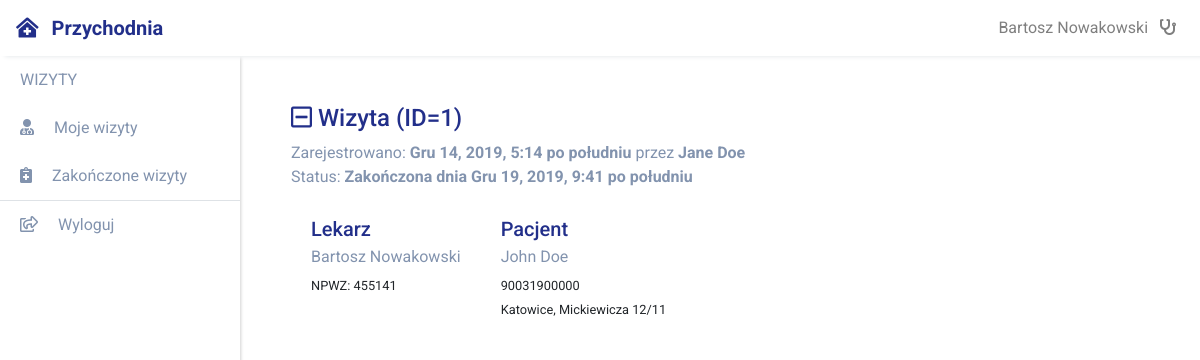
/przychodnia/wizyta/1/ (signed in), run on an earlier commit of the app's database.
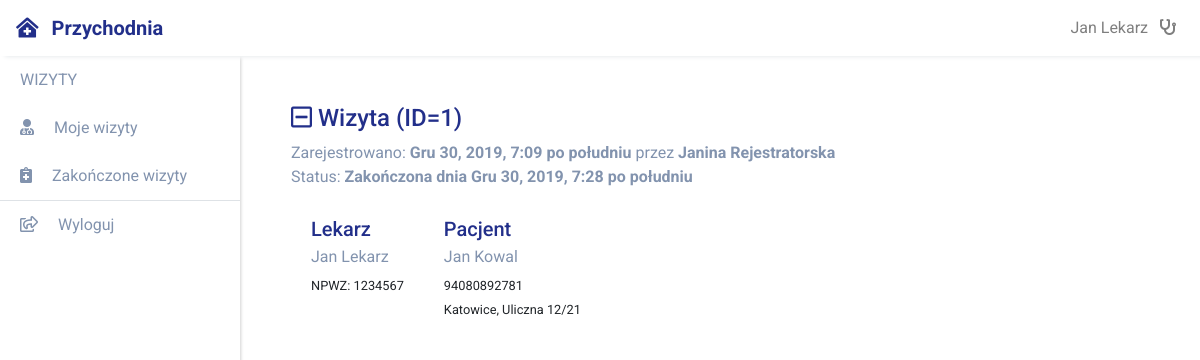
And on a later commit of the database.
### przychodnia_app/models.py (models this page shows)
class Lekarz(CommonProfileModel):
    user = models.OneToOneField(User, on_delete=models.PROTECT)
    role = models.CharField(max_length=16, default="LEKARZ", editable=False)
    npwz = models.CharField("NPWZ", max_length=7, unique=True)
    class Meta:
        verbose_name_plural = "Lekarze"

class Rejestratorka(CommonProfileModel):
    user = models.OneToOneField(User, on_delete=models.PROTECT)
    role = models.CharField(max_length=16, default="REJESTRATORKA", editable=False)
    class Meta:
        verbose_name_plural = "Rejestratorki"

### przychodnia_wizyta/models.py (models this page shows, shortened)
class Wizyta(models.Model):
    STATUS = (
        ("REJ", "Zarejestrowana"),
        ("ZAK", "Zakończona"),
        ("ANUL", "Anulowana")
    )
    opis = models.TextField(null=True, blank=True)
    diagnoza = models.TextField(null=True, blank=True)
    status = models.CharField(null=False, choices=STATUS, max_length=4, default="REJ")
    dt_rej = models.DateTimeField(auto_now_add=True)
    dt_zak_anul = models.DateTimeField(null=True, blank=True)
    pacjent = models.ForeignKey(Pacjent, on_delete=models.PROTECT)
    rejestratorka = models.ForeignKey(Rejestratorka, on_delete=models.PROTECT)
    lekarz = models.ForeignKey(Lekarz, on_delete=models.PROTECT)
    wizyty = WizytaManager()
    class Meta:
        ordering = ["dt_rej"]
        verbose_name_plural = "Wizyty"

### przychodnia_pacjent/models.py (models this page shows, shortened)
class Pacjent(CommonProfileModel):
    adres = models.ForeignKey(Adres, on_delete=models.PROTECT)
    pesel = models.CharField("PESEL", max_length=11, unique=True)
    class Meta:
        verbose_name_plural = "Pacjenci"

class Adres(models.Model):
    miejscowosc = models.CharField("Miejscowość", max_length=32)
    ulica = models.CharField("Ulica", max_length=32)
    nr_domu = models.CharField("Numer domu", max_length=16)
    nr_lokalu = models.CharField("Numer Lokalu", max_length=16)
    def __str__(self):
        return "%s, %s %s/%s" % (self.miejscowosc, self.ulica, self.nr_domu, self.nr_lokalu)
    class Meta:
        verbose_name_plural = "Adresy Zamieszkania"

### przychodnia_app/views/views_przychodnia.py (the view)
@method_decorator(login_required(login_url='/login'), name='dispatch')
@method_decorator(uprawnienia_wspolne_lekarz_rejestratorka, name='dispatch')
class PrzychodniaWizytaDetail(DetailView):
    template_name = "przychodnia_app/wizyta-detail.html"
    context_object_name = "wizyta"
    model = Wizyta
    def get_context_data(self, **kwargs):
        context = super().get_context_data(**kwargs)
        return context

### common/context_processors.py (called while the page is built)
def common_context(request):
    profile = None
    if request.user.is_authenticated:
        if not profile and request.user.role and request.user.role == "REJ":
            profile = Rejestratorka.objects.get(user=request.user)
        if not profile and request.user.role and request.user.role == "LEK":
            profile = Lekarz.objects.get(user=request.user)
    context = {
        "time_now": timezone.now(),
        "pacjenci_count": Pacjent.objects.count(),
        "nowe_wizyty_count": Wizyta.wizyty.get_new().count(),
        "stare_wizyty_count": Wizyta.wizyty.get_old().count(),
        "profile": profile,
    }
    return context

### common/models.py (called while the page is built)
    def __str__(self):
        return "%s %s" % (self.imie, self.nazwisko)

### przychodnia_wizyta/models.py (called while the page is built)
    def get_old(self):
        return self.filter(
            Q(status='REJ') & Q(dt_rej__lte=timezone.now() - timedelta(hours=12)))

    def get_new(self):
        return self.filter(
            Q(status='REJ') & Q(dt_rej__gte=timezone.now() - timedelta(hours=12)))

    def get_queryset(self):
        return WizytaQuerySet(self.model, using=self._db)

    def get_old(self):
        return self.get_queryset().get_old()

### przychodnia_app/templates/przychodnia_app/wizyta-detail.html (shortened to what this page needs)
{% extends 'przychodnia_app/extend/base_przychodnia.html' %}
{% block content %}
<h4><i class="far fa-minus-square"></i>&nbsp;Wizyta (ID={{wizyta.pk}})</h4>
<p class="my-0">
  Zarejestrowano: <b>{{wizyta.dt_rej}}</b> przez <b>{{wizyta.rejestratorka}}</b>
</p>
{% include 'przychodnia_app/include/wizyta_status.html' with wizyta=wizyta %}
<div class="list-group flex-row mt-3">
  <a class="list-group-item border-0">
    <div class="d-flex w-100 justify-content-between">
      <h5 class="mb-1">Lekarz</h5>
    </div>
    <p class="mb-1">
      {{wizyta.lekarz.imie}} {{wizyta.lekarz.nazwisko}}
    </p>
    <small>NPWZ: {{wizyta.lekarz.npwz}}</small>
  </a>
  <a class="list-group-item border-0">
    <div class="d-flex w-100 justify-content-between">
      <h5 class="mb-1">Pacjent</h5>
    </div>
    <p class="mb-1">
      {{wizyta.pacjent.imie}} {{wizyta.pacjent.nazwisko}}
    </p>
    <small>
      {{wizyta.pacjent.pesel}}
    </small>
    <br>
    <small>
      {{wizyta.pacjent.adres}}
    </small>
  </a>
</div>
{% endblock %}

### common/templates/common/extend/base.html (shortened to what this page needs)
{% load staticfiles %}
<!DOCTYPE html>
<html lang="en" dir="ltr">
  <head>
    <link rel="stylesheet" href="{% static 'css/select2.min.css' %}">
    <link rel="stylesheet" href="{% static 'css/app.css' %}">
    <link rel="stylesheet" href="{% static 'css/shame.css' %}">
  <body>
  <nav class="fixed-top navbar navbar-expand-lg navbar-light" id="header_nav">
    <a class="navbar-brand">
      <span>
        <i class="fas fa-clinic-medical"></i>
        <span class="pl-2">Przychodnia</span>
      </span>
    </a>
    <div class="collapse navbar-collapse show" id="header_nav_collapse">
      <ul class="navbar-nav ml-auto">
        {% if user.role == "REJ" %}
        <li class="nav-item popover-profile-rejestratorka">
        {% elif user.role == "LEK" %}
        <li class="nav-item popover-profile-lekarz">
        {% else %}
        <li class="nav-item popover-profile">
        {% endif %}
          <a class="nav-link" href="#">
            <span class="pr-2">{{profile}}</span>
            {% if user.role == "REJ" %}
              <i class="fas fa-user-nurse" title="Rejestratorka"></i>
            {% elif user.role == "LEK" %}
              <i class="fas fa-stethoscope" title="Lekarz"></i>
            {% endif %}
          </a>
        </li>
      </ul>
    </div>
  </nav>
  <div id="sidebar">
    {% block left_panel %}{% endblock %}
    <div class="main-content pt-5">
      <div class="container">
          {% block child_content %}{% endblock %}
      </div>
    </div>
</body>
</body>
</html>

### przychodnia_app/templates/przychodnia_app/include/wizyta_status_text.html
{% if wizyta.status == "REJ" %}
Zarejestrowana
  {% elif wizyta.status == "ZAK" %}
Zakończona dnia {{wizyta.dt_zak_anul}}
  {% elif wizyta.status == "ANUL" %}
Anulowana dnia {{wizyta.dt_zak_anul}}
{% endif %}

What changed in the data, as far as the page shows it:
changed Lekarz: imie+nazwisko "Bartosz Nowakowski" → "Jan Lekarz"
changed Wizyta id 1: dt_rej "Gru 14, 2019, 5:14 po południu" → "Gru 30, 2019, 7:09 po południu"; rejestratorka "Jane Doe" → "Janina Rejestratorska"; dt_zak_anul "Gru 19, 2019, 9:41 po południu" → "Gru 30, 2019, 7:28 po południu"; lekarz.imie "Bartosz" → "Jan"; lekarz.nazwisko "Nowakowski" → "Lekarz"; lekarz.npwz "455141" → "1234567"; pacjent.imie "John" → "Jan"; pacjent.nazwisko "Doe" → "Kowal"; pacjent.pesel "90031900000" → "94080892781"; pacjent.adres "Katowice, Mickiewicza 12/11" → "Katowice, Uliczna 12/21"
